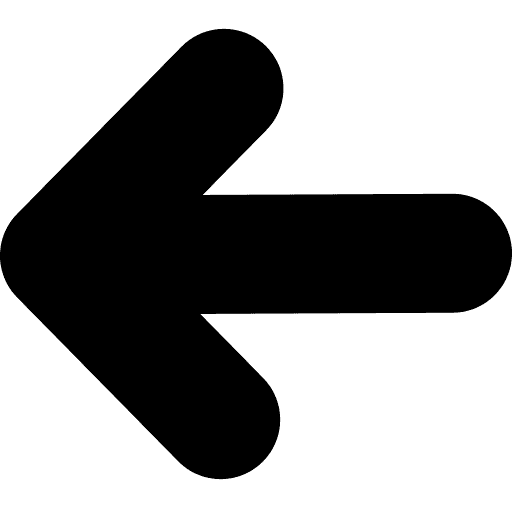
#> input picture winners/left.png, 512 x 512 px
$ jupyter execute --allow-errors app.ipynb
#> lines starting #> are read from the running program, lines starting #| are printed output that depends on the picture
[cell 1]
# Import essential libraries
import requests
import cv2
import cv2.aruco as aruco
import numpy as np
import imutils
import import_ipynb
import cards_recognition
import time

# Player images
players = [
cv2.imread('winners/left.png'),
cv2.imread('winners/up.png'),
cv2.imread('winners/right.png'),
cv2.imread('winners/down.png')
]
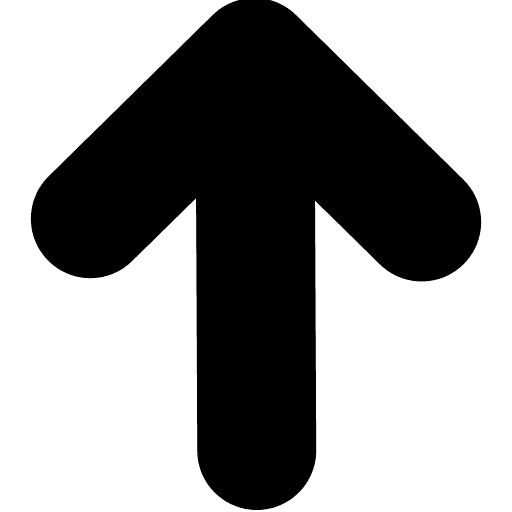
#> input picture winners/up.png, 512 x 512 px
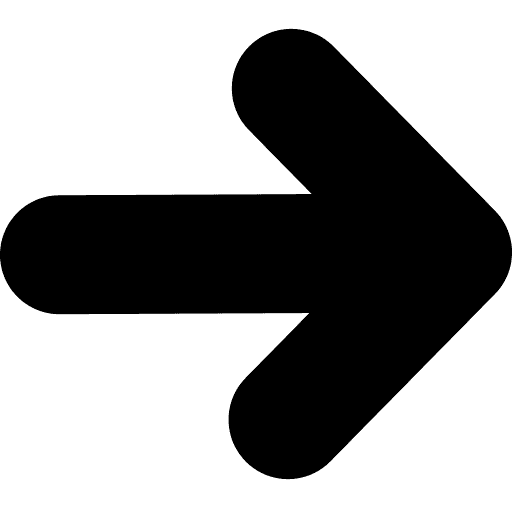
#> input picture winners/right.png, 512 x 512 px
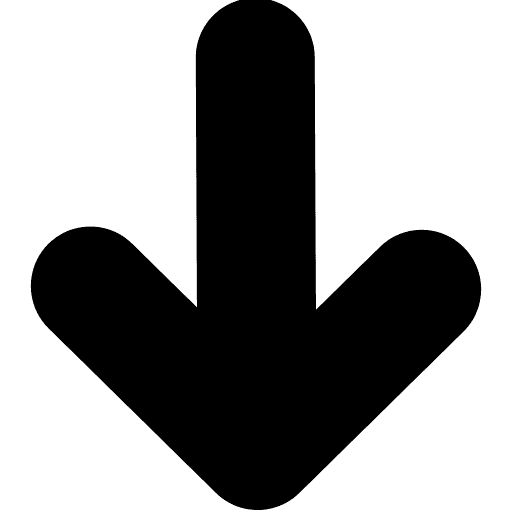
#> input picture winners/down.png, 512 x 512 px

# IP Address displayed in the IP Webcam applicaiton
url = "http://192.168.1.225:8080/shot.jpg"
#url = "http://10.227.158.141:8080/shot.jpg"
